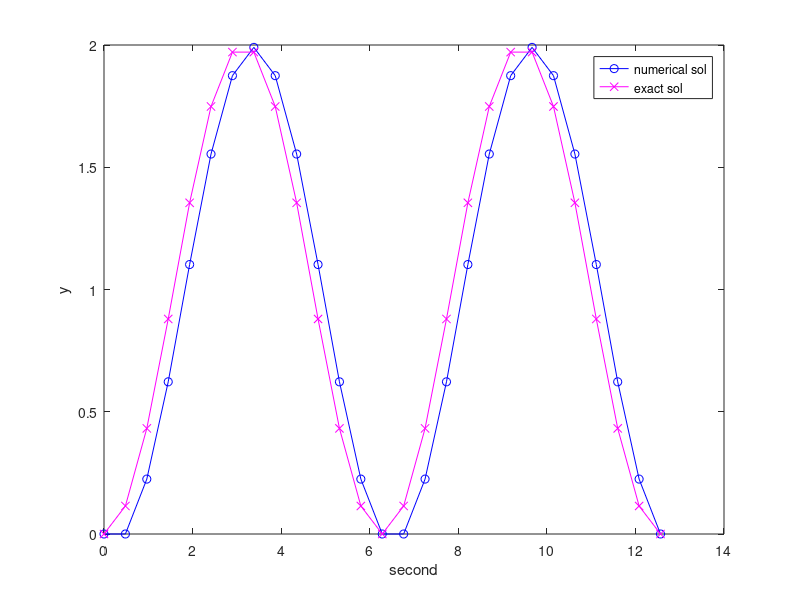

The MATLAB source for this figure:
% page 164
% dy/dt = sint    y(0) = 0 => c= 1;  0 <= t <= 4*pi
% calculate exact sol by hand: y(t) = 1-cost


clear;
clc;
close all;


delta = 2*pi/13;y(1) = 0;% matlab index start from 1
k = 0;
for time = [delta: delta: 4*pi]
    k = k+1;
    y(k+1) = y(k) + delta*sin(time - delta); % not sin(k) this is magic num ha
end

t = [0:delta:4*pi];
y_true = 1 - cos(t)
plot(t,y,'b-o',t,y_true,'m-x');
xlabel('second'), ylabel('y');
legend('numerical sol','exact sol');
